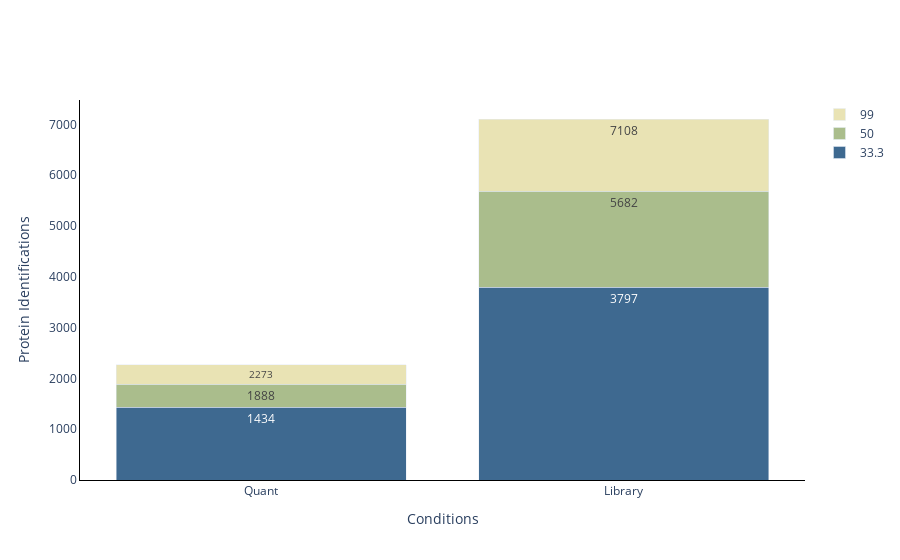

The notebook cell this image was saved under:
### Code cell
#Missing val plot plot(protein and peptides)
# print(saved_settings)
plot_options={
            "mean label": "True",
            "error bar": "ci95", #None, stdev, or ci95
            "X Title": "Conditions",
            "cutoffs": [33.3,50,99],
            "Y Title": "Protein Identifications",
            "color": ["#3E6990", "#7aa8e6","#AABD8C", "#E9E3B4", "#C6878F", "#fac8d3","#F39B6D",  "pink",
                  "orange", "brown", "pink", "gray", "olive", "cyan", "black","red",
                  "yellow","green","blue","indigo","violet"],
            "width": 700,
            "height": 450,
            "font": dict(size=32, family="Arial black"),
            "ID mode": "stacked",#stacked
            "Group By X": "Conditions", #ID_Mode does MS2 vs MBR
        }
plot_options["plot_type"] = "2" # 1 is protein, 2 is peptide
figure ,_ ,_ =plotter.Missing_Values_Plots(data_obj, plot_options, saved_settings)
figure.write_image("greedy_missing_val.png", scale=10, width = 1000, height=1000)
figure.show()

### Figure 1 — Plotly figure (JSON) as saved in the notebook; plotly's stock layout.template omitted (floating-point values rounded to 4 significant figures)
{"data": [{"marker": {"color": "#3E6990"}, "name": "33.3", "text": ["1434", "3797"], "type": "bar", "x": ["Quant", "Library"], "y": [1434, 3797]}, {"base": [1434, 3797], "marker": {"color": "#AABD8C"}, "name": "50", "text": ["1888", "5682"], "type": "bar", "x": ["Quant", "Library"], "y": [454, 1885]}, {"base": [1888, 5682], "marker": {"color": "#E9E3B4"}, "name": "99", "text": ["2273", "7108"], "type": "bar", "x": ["Quant", "Library"], "y": [385, 1426]}], "layout": {"barmode": "stack", "paper_bgcolor": "rgba(255,255,255,255)", "plot_bgcolor": "rgba(255, 255, 255, 255)", "xaxis": {"categoryarray": ["Quant", "Library"], "categoryorder": "array", "linecolor": "black", "linewidth": 1, "showline": true, "title": {"text": "Conditions"}}, "yaxis": {"linecolor": "black", "linewidth": 1, "showline": true, "title": {"text": "Protein Identifications"}}}}
